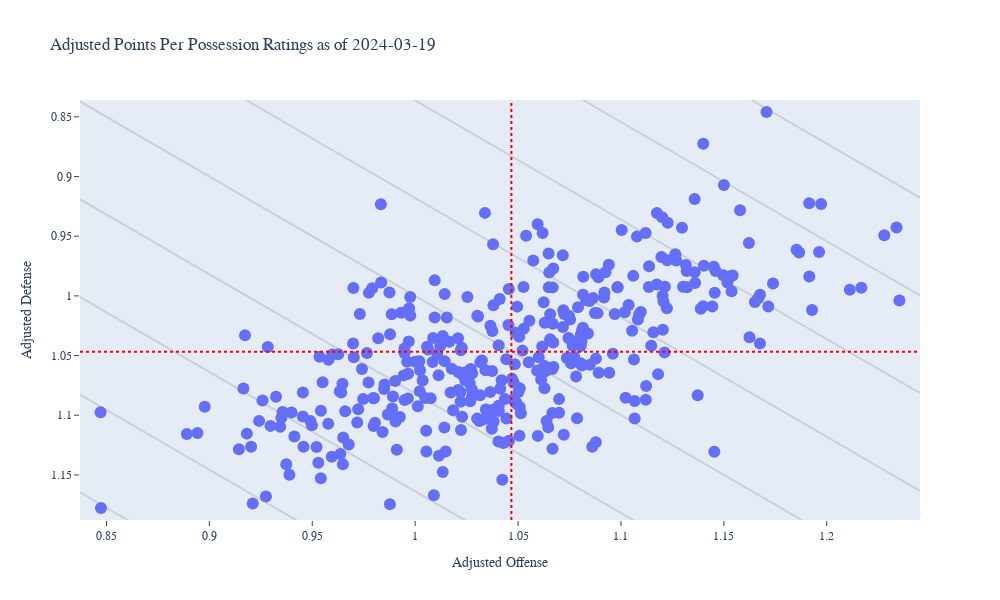

Source (notebook cell):
### Code cell
import plotly.express as px

fig = px.scatter(
    df_ppp_all,
    x='Adjusted Offense',
    y='Adjusted Defense',
    hover_data='Team',
    title=f'Adjusted Points Per Possession Ratings as of {df["Date"].max().strftime("%Y-%m-%d")}',
    width=1_000, height=600,
)

fig.update_layout(
    font_family='monospace',
    hovermode='closest',
    yaxis=dict(
        showgrid=False,
        ticks='outside',
    ),
    xaxis=dict(
        showgrid=False,
        ticks='outside',
    ),
    xaxis_range=(df_ppp_all['Adjusted Offense'].min()-0.01, df_ppp_all['Adjusted Offense'].max()+0.01),
    yaxis_range=(df_ppp_all['Adjusted Defense'].max()+0.01, df_ppp_all['Adjusted Defense'].min()-0.01),
)

fig.update_traces(marker=dict(size=12))

fig.add_vline(
    x=df_ppp_all['Adjusted Offense'].mean(),
    line=dict(color="red", width=2, dash="dot")
)

fig.add_hline(
    y=df_ppp_all['Adjusted Defense'].mean(),
    line=dict(color="red", width=2, dash="dot")
)

# sloped gridlines
minimum = min(df_ppp_all['Adjusted Offense'].min(), df_ppp_all['Adjusted Defense'].min())-0.01
maximum = max(df_ppp_all['Adjusted Offense'].max(), df_ppp_all['Adjusted Defense'].max())+0.01

for offset in np.linspace(0, maximum-minimum, 6):
    fig.add_scatter(
        x=(minimum+offset, maximum+offset),
        y=(minimum, maximum),
        mode='lines',
        line_color='grey',
        opacity=0.25,
        showlegend=False,
        hoverinfo='skip'
    )

    if offset:
        fig.add_scatter(
            x=(minimum-offset, maximum-offset),
            y=(minimum, maximum),
            mode='lines',
            line_color='grey',
            opacity=0.25,
            showlegend=False,
            hoverinfo='skip'
        )

fig.show()

### Figure 1 — Plotly figure (JSON) as saved in the notebook; plotly's stock layout.template omitted (floating-point values rounded to 4 significant figures; data arrays with more than 128 entries replaced by an {"elided": "..."} marker saying what was removed)
{"data": [{"customdata": {"elided": "362x1 str values"}, "hovertemplate": "Adjusted Offense=%{x}<br>Adjusted Defense=%{y}<br>Team=%{customdata[0]}<extra></extra>", "legendgroup": "", "marker": {"color": "#636efa", "size": 12, "symbol": "circle"}, "mode": "markers", "name": "", "orientation": "v", "showlegend": false, "type": "scatter", "x": {"elided": "362 float values"}, "xaxis": "x", "y": {"elided": "362 float values"}, "yaxis": "y"}, {"hoverinfo": "skip", "line": {"color": "grey"}, "mode": "lines", "opacity": 0.25, "showlegend": false, "type": "scatter", "x": [0.8359, 1.245], "y": [0.8359, 1.245]}, {"hoverinfo": "skip", "line": {"color": "grey"}, "mode": "lines", "opacity": 0.25, "showlegend": false, "type": "scatter", "x": [0.9177, 1.327], "y": [0.8359, 1.245]}, {"hoverinfo": "skip", "line": {"color": "grey"}, "mode": "lines", "opacity": 0.25, "showlegend": false, "type": "scatter", "x": [0.754, 1.163], "y": [0.8359, 1.245]}, {"hoverinfo": "skip", "line": {"color": "grey"}, "mode": "lines", "opacity": 0.25, "showlegend": false, "type": "scatter", "x": [0.9996, 1.409], "y": [0.8359, 1.245]}, {"hoverinfo": "skip", "line": {"color": "grey"}, "mode": "lines", "opacity": 0.25, "showlegend": false, "type": "scatter", "x": [0.6721, 1.082], "y": [0.8359, 1.245]}, {"hoverinfo": "skip", "line": {"color": "grey"}, "mode": "lines", "opacity": 0.25, "showlegend": false, "type": "scatter", "x": [1.082, 1.491], "y": [0.8359, 1.245]}, {"hoverinfo": "skip", "line": {"color": "grey"}, "mode": "lines", "opacity": 0.25, "showlegend": false, "type": "scatter", "x": [0.5902, 0.9996], "y": [0.8359, 1.245]}, {"hoverinfo": "skip", "line": {"color": "grey"}, "mode": "lines", "opacity": 0.25, "showlegend": false, "type": "scatter", "x": [1.163, 1.573], "y": [0.8359, 1.245]}, {"hoverinfo": "skip", "line": {"color": "grey"}, "mode": "lines", "opacity": 0.25, "showlegend": false, "type": "scatter", "x": [0.5083, 0.9177], "y": [0.8359, 1.245]}, {"hoverinfo": "skip", "line": {"color": "grey"}, "mode": "lines", "opacity": 0.25, "showlegend": false, "type": "scatter", "x": [1.245, 1.655], "y": [0.8359, 1.245]}, {"hoverinfo": "skip", "line": {"color": "grey"}, "mode": "lines", "opacity": 0.25, "showlegend": false, "type": "scatter", "x": [0.4264, 0.8359], "y": [0.8359, 1.245]}], "layout": {"font": {"family": "monospace"}, "height": 600, "hovermode": "closest", "legend": {"tracegroupgap": 0}, "shapes": [{"line": {"color": "red", "dash": "dot", "width": 2}, "type": "line", "x0": 1.047, "x1": 1.047, "xref": "x", "y0": 0, "y1": 1, "yref": "y domain"}, {"line": {"color": "red", "dash": "dot", "width": 2}, "type": "line", "x0": 0, "x1": 1, "xref": "x domain", "y0": 1.047, "y1": 1.047, "yref": "y"}], "title": {"text": "Adjusted Points Per Possession Ratings as of 2024-03-19"}, "width": 1000, "xaxis": {"anchor": "y", "domain": [0, 1], "range": [0.8371, 1.245], "showgrid": false, "ticks": "outside", "title": {"text": "Adjusted Offense"}}, "yaxis": {"anchor": "x", "domain": [0, 1], "range": [1.188, 0.8359], "showgrid": false, "ticks": "outside", "title": {"text": "Adjusted Defense"}}}}
